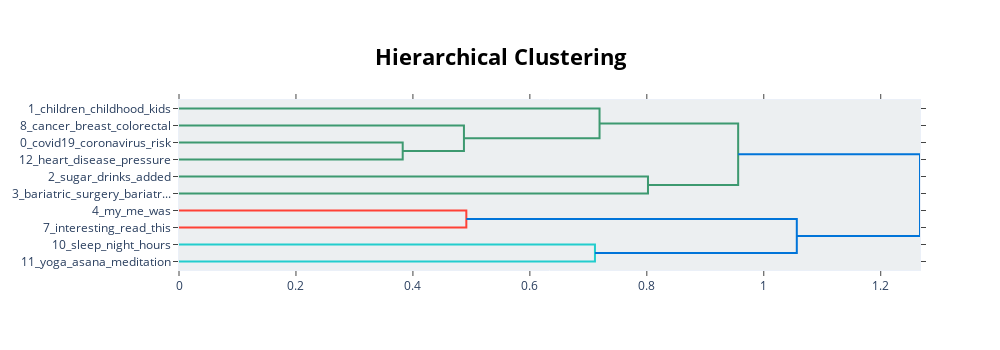

The notebook cell this image was saved under:
### Code cell
topic_model.visualize_hierarchy(topics = [0, 1, 2, 3, 4, 7, 8, 10, 11, 12])

### Figure 1 — Plotly figure (JSON) as saved in the notebook; plotly's stock layout.template omitted (floating-point values rounded to 4 significant figures)
{"data": [{"hoverinfo": "text", "marker": {"color": "rgb(61,153,112)"}, "mode": "lines", "type": "scatter", "x": [0, 0.3826, 0.3826, 0], "xaxis": "x", "y": [-25, -25, -35, -35], "yaxis": "y"}, {"hoverinfo": "text", "marker": {"color": "rgb(61,153,112)"}, "mode": "lines", "type": "scatter", "x": [0, 0.4873, 0.4873, 0.3826], "xaxis": "x", "y": [-15, -15, -30, -30], "yaxis": "y"}, {"hoverinfo": "text", "marker": {"color": "rgb(61,153,112)"}, "mode": "lines", "type": "scatter", "x": [0, 0.7191, 0.7191, 0.4873], "xaxis": "x", "y": [-5, -5, -22.5, -22.5], "yaxis": "y"}, {"hoverinfo": "text", "marker": {"color": "rgb(61,153,112)"}, "mode": "lines", "type": "scatter", "x": [0, 0.802, 0.802, 0], "xaxis": "x", "y": [-45, -45, -55, -55], "yaxis": "y"}, {"hoverinfo": "text", "marker": {"color": "rgb(61,153,112)"}, "mode": "lines", "type": "scatter", "x": [0.7191, 0.9562, 0.9562, 0.802], "xaxis": "x", "y": [-13.75, -13.75, -50, -50], "yaxis": "y"}, {"hoverinfo": "text", "marker": {"color": "rgb(255,65,54)"}, "mode": "lines", "type": "scatter", "x": [0, 0.4913, 0.4913, 0], "xaxis": "x", "y": [-65, -65, -75, -75], "yaxis": "y"}, {"hoverinfo": "text", "marker": {"color": "rgb(35,205,205)"}, "mode": "lines", "type": "scatter", "x": [0, 0.7113, 0.7113, 0], "xaxis": "x", "y": [-85, -85, -95, -95], "yaxis": "y"}, {"hoverinfo": "text", "marker": {"color": "rgb(0,116,217)"}, "mode": "lines", "type": "scatter", "x": [0.4913, 1.056, 1.056, 0.7113], "xaxis": "x", "y": [-70, -70, -90, -90], "yaxis": "y"}, {"hoverinfo": "text", "marker": {"color": "rgb(0,116,217)"}, "mode": "lines", "type": "scatter", "x": [0.9562, 1.267, 1.267, 1.056], "xaxis": "x", "y": [-31.88, -31.88, -80, -80], "yaxis": "y"}], "layout": {"autosize": false, "height": 350, "hoverlabel": {"bgcolor": "white", "font": {"family": "Rockwell", "size": 16}}, "hovermode": "closest", "plot_bgcolor": "#ECEFF1", "showlegend": false, "title": {"font": {"color": "Black", "size": 22}, "text": "<b>Hierarchical Clustering", "x": 0.5, "xanchor": "center", "yanchor": "top"}, "width": 1000, "xaxis": {"mirror": "allticks", "rangemode": "tozero", "showgrid": false, "showline": true, "showticklabels": true, "ticks": "outside", "type": "linear", "zeroline": false}, "yaxis": {"mirror": "allticks", "range": [-100, 0], "rangemode": "tozero", "showgrid": false, "showline": true, "showticklabels": true, "tickmode": "array", "ticks": "outside", "ticktext": ["1_children_childhood_kids", "8_cancer_breast_colorectal", "0_covid19_coronavirus_risk", "12_heart_disease_pressure", "2_sugar_drinks_added", "3_bariatric_surgery_bariatr...", "4_my_me_was", "7_interesting_read_this", "10_sleep_night_hours", "11_yoga_asana_meditation"], "tickvals": [-5, -15, -25, -35, -45, -55, -65, -75, -85, -95], "type": "linear", "zeroline": false}}}
